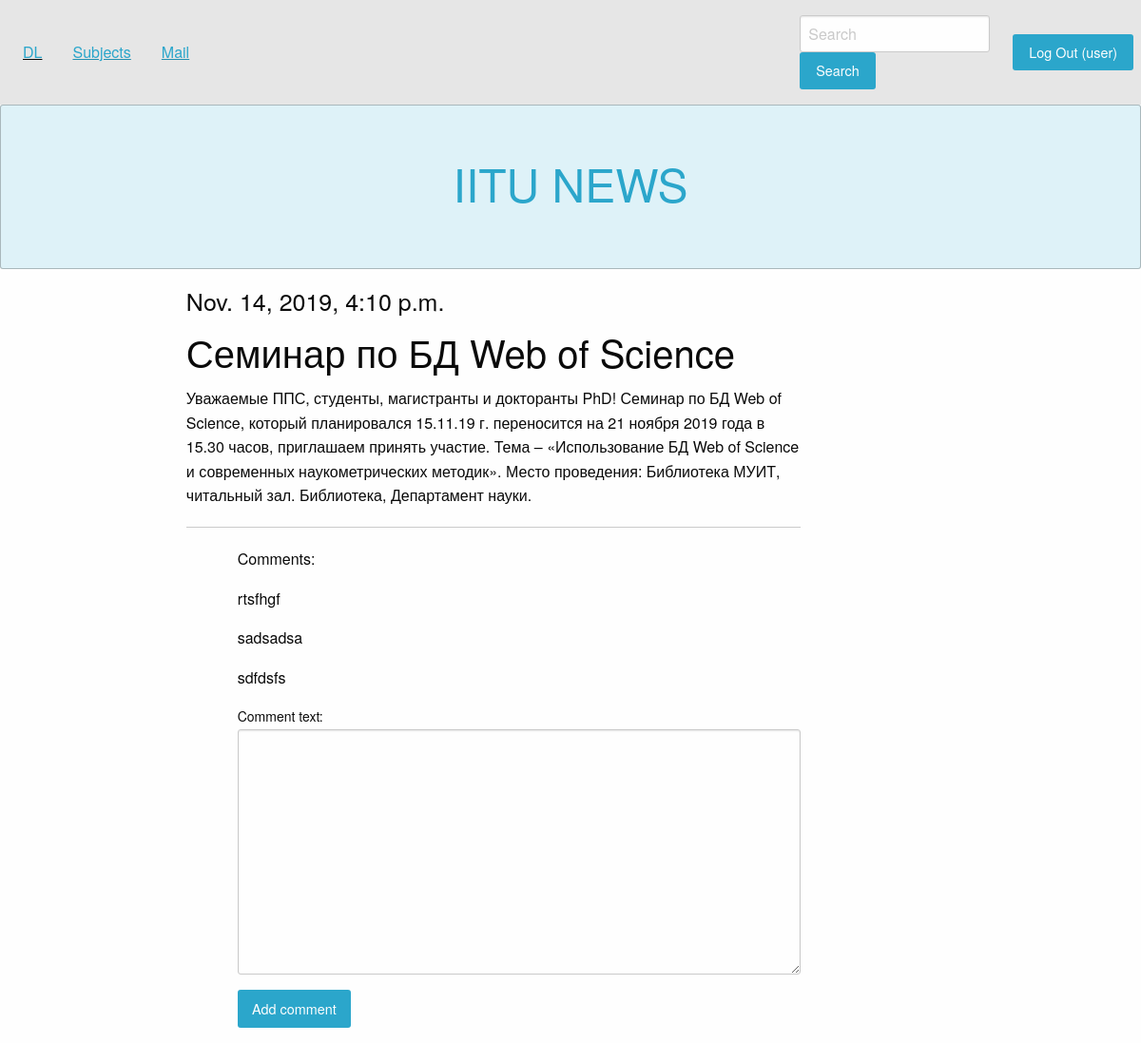
Screenshot of /basicview/articles/get/10/ (signed in) with the database file from the repository.
### article/models.py (models this page shows)
class Article(models.Model):
    class Meta:
        db_table = "article"
    article_title = models.CharField(max_length=200)
    article_text = models.TextField()
    article_date = models.DateTimeField()
    article_likes = models.IntegerField(default=0)

class Commands(models.Model):
    class Meta:
        db_table = 'comments'
    comment_text = models.TextField()
    comments_article = models.ForeignKey(Article, on_delete=models.CASCADE)

### article/views.py (the view)
# urls.py: path('articles/get/<int:article_id>/', article.views.article),
def article(request, article_id=1):
    command_form = CommandForm
    args = {}
    args.update(csrf(request))  # Type of hackers attack
    args['article'] = Article.objects.get(id=article_id)
    args['comments'] = Commands.objects.filter(comments_article_id=article_id)
    args['form'] = command_form
    args['username'] = auth.get_user(request).username
    return render_to_response('article.html', args)

### article/templates/article.html (shortened to what this page needs)
{% extends 'main.html' %}
{% block article %}
<h4>{{ article.article_date }}</h4>
<h2>{{ article.article_title }}</h2>
<p>{{ article.article_text }}</p>
<hr>
    <div class="large-offset-1 large-8 columns">
<p>Comments:</p>
{% for comment in comments %}
    <p>{{ comment.comment_text }}</p>
{% endfor %}
        {% if username %}
        <form action="/articles/addcomment/{{ article.id }}/" method="post">
            {{ form }}
            <input type="submit" class="button" value="Add comment">
        </form>
    {% endif %}
    </div>
{% endblock %}

### article/templates/main.html (shortened to what this page needs)
{% load static %}
<!DOCTYPE html>
<html lang="en">
<head>
    <link rel="stylesheet" href="{% static "css/style.css"%}">
</head>
<body>
    <div class="top-bar">
          <div class="top-bar-left">
            <ul class="menu">
                <li><u><a href="/">DL</a></u></li>
                {% if username %}
                    <li><u style="text-decoration-color: #258faf;"><a href="/user/">Subjects</a></u></li>
                    <li><u style="text-decoration-color: #258faf"><a href="/mail/">Mail</a></u></li>
                {% endif %}
            </ul>
        </div>
        <div class="top-bar">
            <ul class="menu">
                <form action="{% url "articles" %}">
                    <li><input type="text" name="search_field" value="" placeholder="Search" ></li>
                    <li><input class="button" type="submit" name="Search" value="Search"></li>
                </form>
            </ul>
        </div>
        <div class="top-bar-right">
            <ul class="menu">
                {% if username %}
                    <a class="button" href="/auth/logout/">Log Out ({{ username }})</a>
                {% else %}
                    <a class="button" href="/auth/login/">Log In</a>
                {% endif %}
            </ul>
        </div>
    </div>
    <div class="callout large primary">
      <div class="row column text-center">
        <h1><a href="/">IITU NEWS</a></h1>
      </div>
    </div>
    <div class="grid-container">
        <div class="grid-x">
        <div class="small-1 columns"></div> <!— Для отступа слева —>
            <div class="small-8 columns">{% block article %}{% endblock %}</div></div>
    </div>
</body>
</html>

### rows the page displays
Article: article_date "Nov. 14, 2019, 4:10 p.m.", article_title "Семинар по БД Web of Science", article_text "Уважаемые ППС, студенты, магистранты и докторанты PhD! Семинар по БД Web of Science, который планировался 15.11.19 г. переносится на 21 ноября 2019 года в 15.30 часов, приглашаем принять участие. Тема – «Использование БД Web of Science и современных наукометрических методик». Место проведения: Библиотека МУИТ, читальный зал. Библиотека, Департамент науки."
Commands: comment_text "rtsfhgf"
Commands: comment_text "sadsadsa"
Commands: comment_text "sdfdsfs"

### other values shown
{{ username }} "user"
